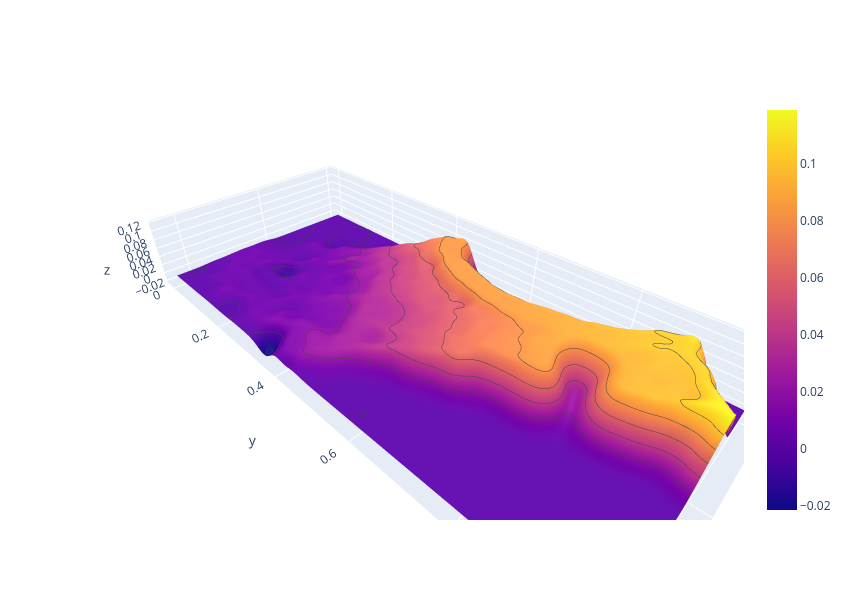

Notebook cell for this chart:
### Markdown cell above
## Part 1: Gaussian RBF

Reconstruct the terrain using gaussian radial basis functions. This involves constructing the `A` matrix below and implementing the function that sums the radial basis functions (evaluated at the given point) weighted with the coefficient you compute.

### Code cell
# We provide the Gaussian RBF below. Since we will need to evaluate rbf_gaussian 
# with a value r=length(v) for a vector, v, and we really use the square of r, r^2, 
# we opt instead to call the function with v directly and compute r^2 as the dot 
# product of v with itself, i.e. r^2 = <v, v>
def rbf_gaussian(v):
    inv_scale = 1000
    return np.exp(-np.sum(v**2, axis=v.ndim - 1)*inv_scale)

N = len(coords)
### ---- Insert code here ----
# Below, fill the matrix A such that entry i,j is the value of the Gaussian RBF
# centered at i and evaluated at j. Also, construct the right hand side, i.e. the 
# b vector.


A = rbf_gaussian(coords[:,:2][:, np.newaxis] - coords[:,:2])

# The regularization below where a small constant time the identity 
# is added is essential to making the Gaussian radial basis functions work.
A += 0.001 * np.eye(N)

b = coords[:,2]

# Finally, solve for the coefficients
res = solve(A,b)
### --------


def rbf_height_fun(x, y):
    ### ---- Insert code here ----
    # Below, sum the radial basis functions evaluated at x,y and weighted with the 
    # coefficients just computed.
    return np.sum(res * rbf_gaussian(coords[:,:2] - np.array([x,y])))
    ### --------

XV,YV,ZV= make_grid((0,spanx/span),(0,spany/span), rbf_height_fun)
draw_hm(XV,YV,ZV)

### Figure 1 — Plotly figure (JSON) as saved in the notebook; plotly's stock layout.template omitted (floating-point values rounded to 4 significant figures; data arrays with more than 128 entries replaced by an {"elided": "..."} marker saying what was removed)
{"data": [{"contours": {"z": {"show": true}}, "type": "surface", "x": {"elided": "150x66 float values"}, "y": {"elided": "150x66 float values"}, "z": {"elided": "150x66 float values"}}], "layout": {"height": 600, "scene": {"aspectmode": "data", "zaxis": {"nticks": 10}}, "width": 850}}
